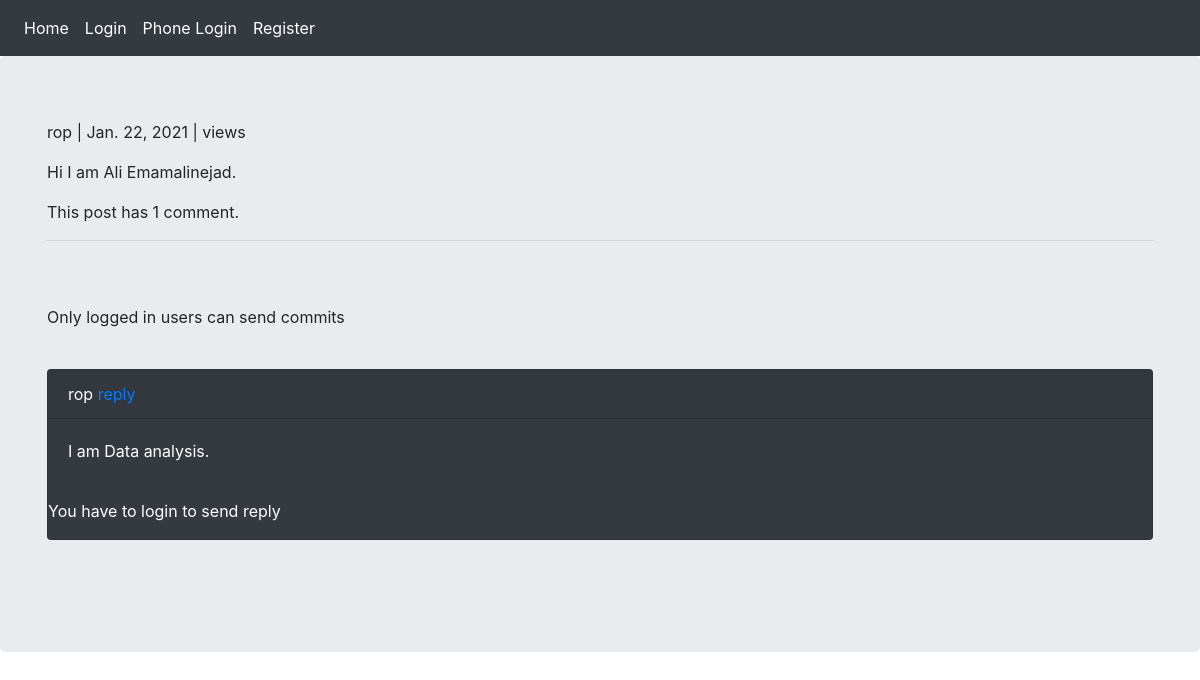
Page /2021/1/22/hi-i-am-ali-emamalinejad/ on the committed database.
### posts/models.py (models this page shows, shortened)
class Post(models.Model):
    user = models.ForeignKey(User, on_delete=models.CASCADE)
    body = models.TextField(max_length=500)
    slug = models.SlugField(max_length=200)
    created = models.DateTimeField(auto_now_add=True)

class Comment(models.Model):
    user = models.ForeignKey(User, on_delete=models.CASCADE, related_name='ucomment')
    post = models.ForeignKey(Post, on_delete=models.CASCADE, related_name='pcomment')
    reply = models.ForeignKey('self', on_delete=models.CASCADE, null=True, blank=True, related_name='rcomment')
    is_reply = models.BooleanField(default=False)
    body = models.TextField(max_length=400)
    created = models.DateTimeField(auto_now_add=True)
    class Meta:
        ordering = ('-created',)

### posts/views.py (the view)
# urls.py: path('<int:year>/<int:month>/<int:day>/<slug:slug>/', views.post_detail, name='post_detail'),
def post_detail(request, year, month, day, slug):
    post = get_object_or_404(Post, created__year=year, created__month=month, created__day=day, slug=slug)
    comments = Comment.objects.filter(post=post, is_reply=False)
    reply_form = AddReplyForm()
    redis_con.hsetnx('post_views',post.id, 0)
    rviews = redis_con.hincrby('post_views', post.id)
    can_like = False
    if request.user.is_authenticated:
        if post.user_can_like(request.user):
            can_like = True
    if request.method == 'POST':
        form = AddCommentForm(request.POST)
        if form.is_valid():
            new_Comment = form.save(commit=False)
            new_Comment.post = post
            new_Comment.user = request.user
            new_Comment.save()
            messages.success(request, 'Your comment submitted successfully.', 'success')
    else:
        form = AddCommentForm()
    return render(request, 'posts/post_detail.html',
                  {'post': post, 'comments': comments, 'form': form, 'reply': reply_form, 'can_like': can_like,'rviews':rviews})

### posts/templates/posts/post_detail.html (shortened to what this page needs)
{% extends 'base.html' %}
{% block content %}
    <div class="container">
        <p>{{ post.user }} | {{ post.created|date }} | {{ rviews }} views</p>
        <p>{{ post.body }}</p>
        <p>This post has {{ comments.count }} comment{{ comments.count|pluralize }}.</p>
        <hr>
        <br>
    <br>
        {% if request.user.is_authenticated %}
            <form action="" method="post">
                {% csrf_token %}
                {{ form.as_p }}
                <input type="submit" value="Send" class="btn btn-primary"><br>
            </form>
        {% else %}
            <p>Only logged in users can send commits</p>
        {% endif %}<br>
        {% for comment in comments %}
            <div class="card bg-dark text-white">
                <p class="card-header">{{ comment.user }}<a href="">  reply</a></p>
                <p class="card-body">{{ comment.body }}</p>
                {% if request.user.is_authenticated %}
                <div class="card-body" style="display: none">
                    <form action="{% url 'posts:add_reply' post.id comment.id %}" method="post">
                        {% csrf_token %}
                        {{ reply.as_p }}
                        <input type="submit" value="Send" name="" id="">
                    </form>
                </div>
                {% else %}
                    <p>You have to login to send reply</p>
                {% endif %}
            </div><br>
        {% empty %}
            <p>There is no comment</p>
        {% endfor %}<br>
    </div>
{% endblock %}

### rows in the picture
Post: user "rop", created "Jan. 22, 2021", body "Hi I am Ali Emamalinejad."
Comment: user "rop", body "I am Data analysis."

### other values in the picture
{{ comments.count }} "1"
